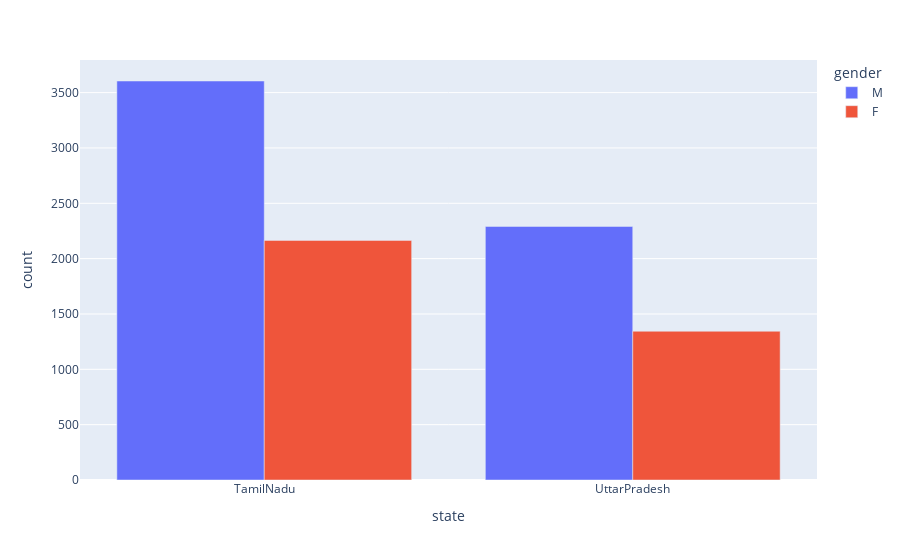
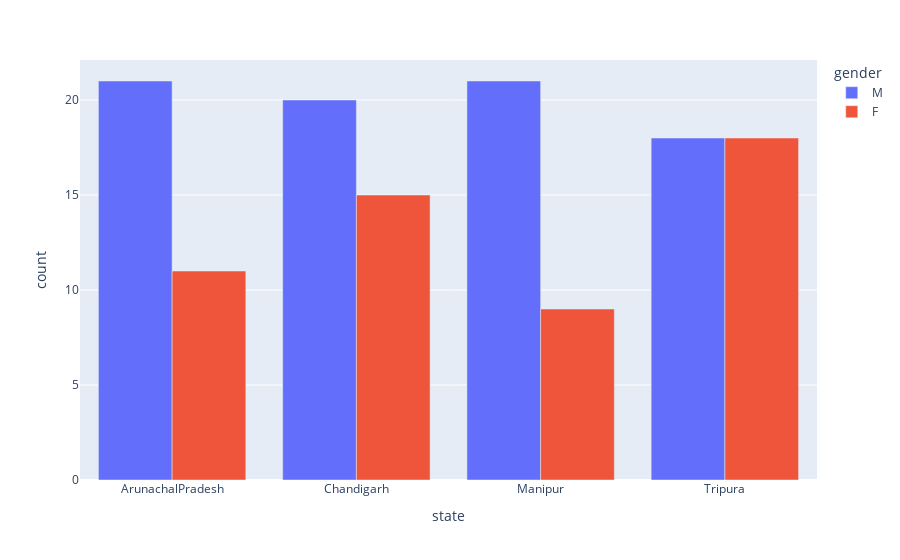

The cell these charts' notebook holds for them, in order:
### Code cell
df = px.data.tips()
fig = px.bar(g1, x="state", y="count", color='gender',barmode='group')
fig.show()


df = px.data.tips()
fig = px.bar(g, x="state", y="count", color='gender',barmode='group')
fig.show()

### Figure 1 — Plotly figure (JSON) as saved in the notebook; plotly's stock layout.template omitted (floating-point values rounded to 4 significant figures)
{"data": [{"alignmentgroup": "True", "hovertemplate": "gender=M<br>state=%{x}<br>count=%{y}<extra></extra>", "legendgroup": "M", "marker": {"color": "#636efa"}, "name": "M", "offsetgroup": "M", "orientation": "v", "showlegend": true, "textposition": "auto", "type": "bar", "x": ["TamilNadu", "UttarPradesh"], "xaxis": "x", "y": [3605, 2291], "yaxis": "y"}, {"alignmentgroup": "True", "hovertemplate": "gender=F<br>state=%{x}<br>count=%{y}<extra></extra>", "legendgroup": "F", "marker": {"color": "#EF553B"}, "name": "F", "offsetgroup": "F", "orientation": "v", "showlegend": true, "textposition": "auto", "type": "bar", "x": ["TamilNadu", "UttarPradesh"], "xaxis": "x", "y": [2165, 1344], "yaxis": "y"}], "layout": {"autosize": true, "barmode": "group", "legend": {"title": {"text": "gender"}, "tracegroupgap": 0}, "margin": {"t": 60}, "xaxis": {"anchor": "y", "autorange": true, "domain": [0, 1], "range": [-0.5, 1.5], "title": {"text": "state"}, "type": "category"}, "yaxis": {"anchor": "x", "autorange": true, "domain": [0, 1], "range": [0, 3795.0], "title": {"text": "count"}, "type": "linear"}}}

### Figure 2 — Plotly figure (JSON) as saved in the notebook; plotly's stock layout.template omitted (floating-point values rounded to 4 significant figures)
{"data": [{"alignmentgroup": "True", "hovertemplate": "gender=M<br>state=%{x}<br>count=%{y}<extra></extra>", "legendgroup": "M", "marker": {"color": "#636efa"}, "name": "M", "offsetgroup": "M", "orientation": "v", "showlegend": true, "textposition": "auto", "type": "bar", "x": ["ArunachalPradesh", "Chandigarh", "Manipur", "Tripura"], "xaxis": "x", "y": [21, 20, 21, 18], "yaxis": "y"}, {"alignmentgroup": "True", "hovertemplate": "gender=F<br>state=%{x}<br>count=%{y}<extra></extra>", "legendgroup": "F", "marker": {"color": "#EF553B"}, "name": "F", "offsetgroup": "F", "orientation": "v", "showlegend": true, "textposition": "auto", "type": "bar", "x": ["ArunachalPradesh", "Chandigarh", "Manipur", "Tripura"], "xaxis": "x", "y": [11, 15, 9, 18], "yaxis": "y"}], "layout": {"autosize": true, "barmode": "group", "legend": {"title": {"text": "gender"}, "tracegroupgap": 0}, "margin": {"t": 60}, "xaxis": {"anchor": "y", "autorange": true, "domain": [0, 1], "range": [-0.5, 3.5], "title": {"text": "state"}, "type": "category"}, "yaxis": {"anchor": "x", "autorange": true, "domain": [0, 1], "range": [0, 22.11], "title": {"text": "count"}, "type": "linear"}}}
